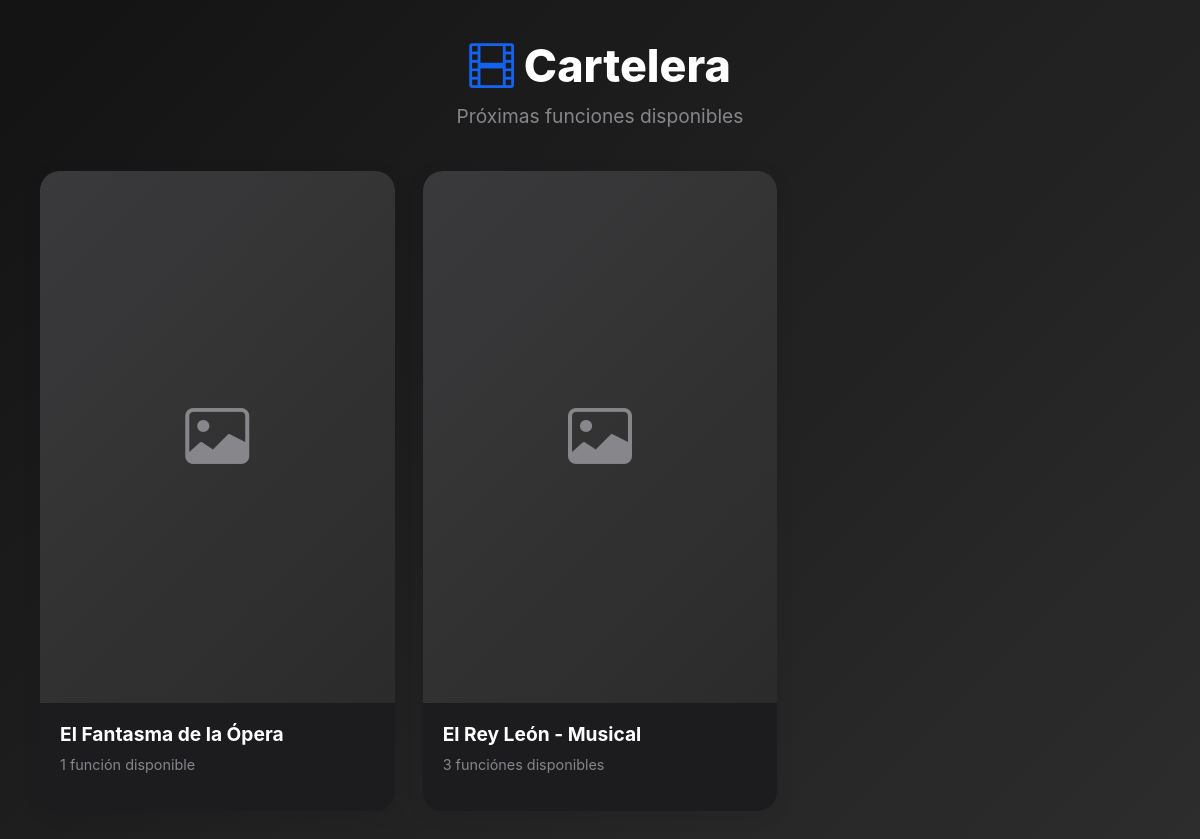
The app's page /vnt_interfaz/visor_cliente.php with its own data.
### tables this page shows
CREATE TABLE IF NOT EXISTS `funciones` (
  `id_funcion` int NOT NULL AUTO_INCREMENT,
  `id_evento` int NOT NULL,
  `fecha_hora` datetime NOT NULL,
  `estado` tinyint(1) NOT NULL,
  PRIMARY KEY (`id_funcion`),
  KEY `id_evento_idx` (`id_evento`)
);

CREATE TABLE IF NOT EXISTS `evento` (
  `id_evento` int NOT NULL AUTO_INCREMENT,
  `titulo` varchar(255) NOT NULL,
  `descripcion` text,
  `imagen` varchar(255) DEFAULT NULL,
  `tipo` int NOT NULL COMMENT '1 = 420 asientos, 2 = 540 asientos',
  `inicio_venta` datetime NOT NULL,
  `cierre_venta` datetime NOT NULL,
  `finalizado` int NOT NULL DEFAULT '0' COMMENT '0=activo, 1=finalizado',
  `mapa_json` text COMMENT 'Almacena las asignaciones del mapa en formato JSON',
  PRIMARY KEY (`id_evento`)
);

### vnt_interfaz/visor_cliente.php (the view, shortened to what this page needs)
<?php
include "../conexion.php";
$evento_info = null;
$eventos_disponibles = [];
if (!$evento_info) {
    $fecha_limite = date('Y-m-d H:i:s', strtotime('-2 hours'));
    $sql = "SELECT e.id_evento, e.titulo, e.descripcion, e.imagen, e.tipo, e.mapa_json,
                   f.id_funcion, f.fecha_hora, f.estado
            FROM evento e
            LEFT JOIN funciones f ON e.id_evento = f.id_evento AND (f.fecha_hora > ? OR DATE(f.fecha_hora) = CURDATE())
            WHERE e.finalizado = 0
            ORDER BY e.titulo ASC, f.fecha_hora ASC";
    $stmt = $conn->prepare($sql);
    $stmt->bind_param("s", $fecha_limite);
    $stmt->execute();
    $result = $stmt->get_result();
    $vendidos_por_funcion = [];
    $sqlVendidos = "SELECT id_evento, id_funcion, COUNT(*) AS vendidos FROM boletos WHERE estatus = 1 GROUP BY id_evento, id_funcion";
    $resVendidos = $conn->query($sqlVendidos);
    if ($resVendidos) {
        while ($rowV = $resVendidos->fetch_assoc()) {
            $idEv = (int) $rowV['id_evento'];
            $idFun = (int) $rowV['id_funcion'];
            $vendidos_por_funcion[$idEv][$idFun] = (int) $rowV['vendidos'];
        }
    }
    while ($row = $result->fetch_assoc()) {
        $id = $row['id_evento'];
        if (!isset($eventos_disponibles[$id])) {
            $total_asientos = 0;
            $eventos_disponibles[$id] = [
                'titulo' => $row['titulo'],
                'descripcion' => $row['descripcion'],
                'imagen' => $row['imagen'],
                'tipo' => $row['tipo'],
                'total_asientos' => $total_asientos,
                'funciones' => []
            ];
        }
        if ($row['id_funcion'] && $row['estado'] == 0) {
            $id_fun = (int) $row['id_funcion'];
            $vendidos = $vendidos_por_funcion[$id][$id_fun] ?? 0;
            $total = $eventos_disponibles[$id]['total_asientos'];
            $disponibles = max(0, $total - $vendidos);
            $eventos_disponibles[$id]['funciones'][] = [
                'id_funcion' => $row['id_funcion'],
                'fecha_hora' => $row['fecha_hora'],
                'vendidos' => $vendidos,
                'disponibles' => $disponibles
            ];
        }
    }
    $eventos_disponibles = array_filter($eventos_disponibles, function($evento) {
        return count($evento['funciones']) > 0;
    });
    uasort($eventos_disponibles, function($a, $b) {
        return strcmp($a['titulo'], $b['titulo']);
    });
}
?>
<!DOCTYPE html>
<html lang="es">
<head>
    <link href="https://cdn.jsdelivr.net/npm/bootstrap@5.3.2/dist/css/bootstrap.min.css" rel="stylesheet">
    <link rel="stylesheet" href="https://cdn.jsdelivr.net/npm/bootstrap-icons@1.11.3/font/bootstrap-icons.min.css">
</head>
<body>
    <?php if (!$evento_info): ?>
        <div class="view-cartelera" id="viewCartelera">
            <div class="header-cartelera">
                <h1><i class="bi bi-film"></i> Cartelera</h1>
                <p>Próximas funciones disponibles</p>
            </div>
            <?php if (empty($eventos_disponibles)): ?>
                <div style="text-align:center; padding:100px; color:var(--text-secondary);">
                    <i class="bi bi-calendar-x" style="font-size:5rem; opacity:0.3;"></i>
                    <h3 style="margin-top:24px; font-weight:600;">No hay eventos disponibles</h3>
                    <p>Pronto agregaremos nuevas funciones</p>
                </div>
            <?php else: ?>
                <div class="eventos-grid">
                    <?php foreach ($eventos_disponibles as $id_evt => $evt):
                        $img = '';
                        ?>
                        <div class="evento-card">
                            <?php if ($img): ?>
                                <img src="<?= htmlspecialchars($img) ?>" class="evento-poster" alt="">
                            <?php else: ?>
                                <div class="evento-poster-placeholder"><i class="bi bi-image"></i></div>
                            <?php endif; ?>
                            <div class="evento-info">
                                <h3 class="evento-titulo"><?= htmlspecialchars($evt['titulo']) ?></h3>
                                <p class="evento-funciones"><?= count($evt['funciones']) ?>
                                    función<?= count($evt['funciones']) !== 1 ? 'es' : '' ?>
                                    disponible<?= count($evt['funciones']) !== 1 ? 's' : '' ?></p>
                            </div>
                        </div>
                    <?php endforeach; ?>
                </div>
            <?php endif; ?>
        </div>
    </body>
    </html>
<?php endif; ?>
</body>
</html>

### vnt_interfaz/visor_cliente.php (style rules this page uses)
:root { --primary-color: #1561f0; --primary-dark: #0d4fc4; --success-color: #32d74b; --danger-color: #ff453a; --warning-color: #ff9f0a; --bg-primary: #131313; --bg-secondary: #1c1c1e; --text-primary: #ffffff; --text-secondary: #86868b; --border-color: #3a3a3c; --shadow-sm: 0 1px 2px 0 rgba(0, 0, 0, 0.3); --shadow-md: 0 4px 6px -1px rgba(0, 0, 0, 0.4); --shadow-lg: 0 10px 15px -3px rgba(0, 0, 0, 0.5); }
* { margin: 0; padding: 0; box-sizing: border-box; }
body { font-family: -apple-system, BlinkMacSystemFont, "Segoe UI", Roboto, sans-serif; background: var(--bg-primary); color: var(--text-primary); min-height: 100vh; overflow: hidden; }
.view-cartelera { min-height: 100vh; height: auto; background: linear-gradient(135deg, var(--bg-primary) 0%, #2d2d2d 100%); padding: 40px; overflow-y: auto; overflow-x: hidden; }
body:has(.view-cartelera) { overflow-y: auto; height: auto; }
.header-cartelera { text-align: center; margin-bottom: 40px; animation: fadeInDown 0.6s ease; }
.header-cartelera h1 { font-size: 2.8rem; font-weight: 800; color: var(--text-primary); margin-bottom: 8px; }
.header-cartelera h1 i { color: var(--primary-color); }
.header-cartelera p { color: var(--text-secondary); font-size: 1.2rem; }
.eventos-grid { display: grid; grid-template-columns: repeat(auto-fill, minmax(280px, 1fr)); gap: 28px; max-width: 1400px; margin: 0 auto; }
.evento-card { background: var(--bg-secondary); border-radius: 20px; overflow: hidden; box-shadow: 0 4px 20px rgba(0, 0, 0, 0.08); transition: all 0.4s cubic-bezier(0.4, 0, 0.2, 1); animation: cardAppear 0.6s ease backwards; }
.evento-card:nth-child(1) { animation-delay: 0.1s; }
.evento-card:nth-child(2) { animation-delay: 0.2s; }
.evento-poster-placeholder { width: 100%; aspect-ratio: 2/3; background: linear-gradient(135deg, #3a3a3c 0%, #2b2b2b 100%); display: flex; align-items: center; justify-content: center; color: var(--text-secondary); font-size: 4rem; }
.evento-info { padding: 20px; }
.evento-titulo { font-size: 1.2rem; font-weight: 700; margin-bottom: 8px; color: var(--text-primary); }
.evento-funciones { font-size: 0.9rem; color: var(--text-secondary); }

### records on screen
funciones: id_evento.titulo "El Fantasma de la Ópera", count($evt['funciones']) "1"

### other values on screen
$evt['titulo'] "El Rey León - Musical"
count($evt['funciones']) "3"
